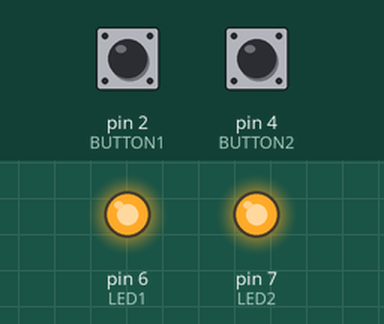
Recording of a sketch running on a simulated Arduino Uno, built with avr-gcc and run on an emulated ATmega328P. Parts: output pins drawn as LEDs (lit = HIGH). The test bench sets the inputs (shaded band); at power-on: pin 2 (BUTTON1) LOW, pin 4 (BUTTON2) LOW.

Above: at 1.2 s.
1.3 s: pin 2 (BUTTON1) pulled HIGH for 0.15 s
At 1.37 s:
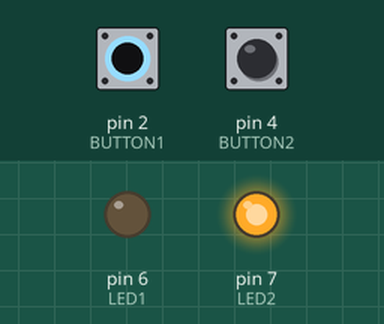
2.9 s: pin 4 (BUTTON2) pulled HIGH for 0.15 s
At 2.97 s:
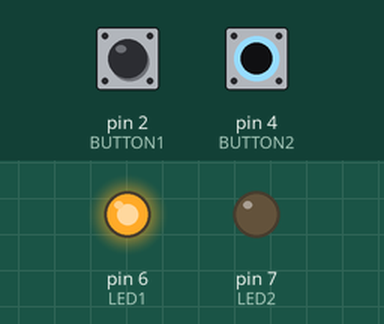
4.5 s: pin 4 (BUTTON2) pulled HIGH for 3.2 s
At 8.8 s:
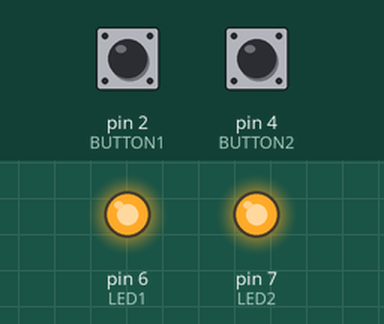
9.2 s: pin 2 (BUTTON1) pulled HIGH for 3.2 s
At 9.9 s:
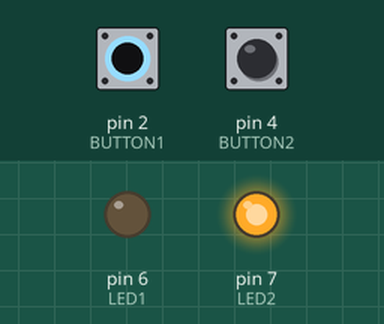
13.9 s: pin 2 (BUTTON1) driven HIGH and pin 4 (BUTTON2) driven HIGH
At 14.7 s:
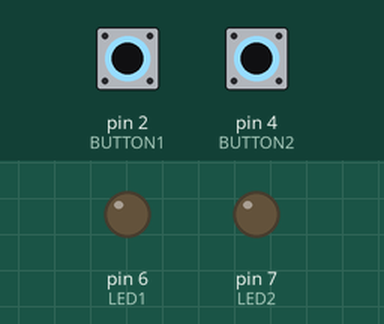
Timing chart, 0 to 16.4 s (numbered marks = the images above; inputs shaded):
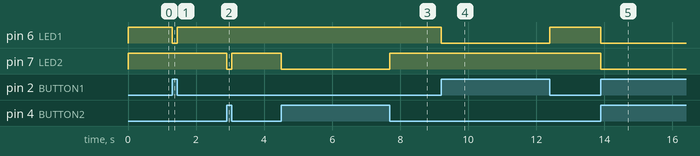

Measured:
- after the input at 1.3 s, pin 6 (LED1): HIGH → LOW at once, → HIGH 0.15 s later
- after the input at 2.9 s, pin 7 (LED2): HIGH → LOW at once, → HIGH 0.15 s later
- after the input at 4.5 s, pin 7 (LED2): HIGH → LOW at once, → HIGH 3.2 s later
- after the input at 9.2 s, pin 6 (LED1): HIGH → LOW at once, → HIGH 3.2 s later
- after the input at 13.9 s, pin 6 (LED1), pin 7 (LED2): HIGH → LOW at once

The sketch:

ex04_02_09.ino
```cpp
// 버튼 2개로 LED 2개 점등 제어

#define BUTTON1 2
#define BUTTON2 4
#define LED1 6
#define LED2 7

void setup() {
  pinMode(BUTTON1, INPUT);
  pinMode(BUTTON2, INPUT);
  pinMode(LED1, OUTPUT);
  pinMode(LED2, OUTPUT);
}

void loop() {
  int value1 = digitalRead(BUTTON1);
  int value2 = digitalRead(BUTTON2);

  if ((value1 == 1) && (value2 == 1)) {
    digitalWrite(LED1, 0);
    digitalWrite(LED2, 0);
  } else if ((value1 == 0) && (value2 == 1)) {
    digitalWrite(LED1, 1);
    digitalWrite(LED2, 0);
  } else if ((value1 == 1) && (value2 == 0)) {
    digitalWrite(LED1, 0);
    digitalWrite(LED2, 1);
  } else {
    digitalWrite(LED1, 1);
    digitalWrite(LED2, 1);
  }
}
```
